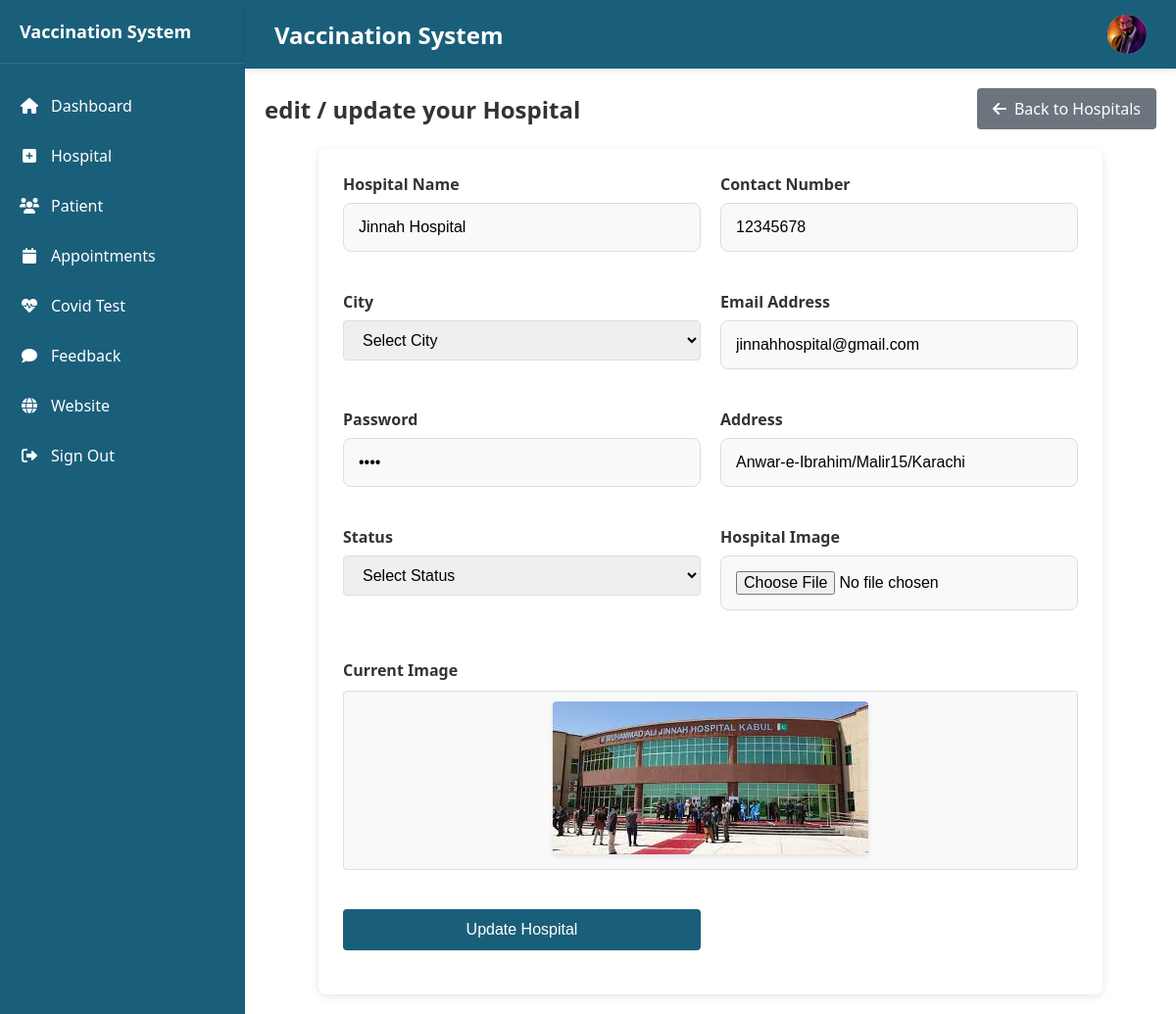
The page /admin/edit_hospital.php?id=10 (signed in) on the database its author committed.
### tables this page shows
CREATE TABLE `tbl_hospital` (
  `id` int(11) NOT NULL,
  `name` varchar(50) NOT NULL,
  `contact` int(15) NOT NULL,
  `cid` int(11) NOT NULL,
  `email` varchar(50) NOT NULL,
  `password` varchar(80) NOT NULL,
  `image` varchar(100) NOT NULL,
  `address` varchar(300) NOT NULL,
  `status` varchar(50) NOT NULL DEFAULT 'deactivate'
);

### admin/edit_hospital.php (the view, shortened to what this page needs)
<?php
include 'config.php';
$query = "SELECT * from tbl_hospital WHERE id=$_GET[id]";
$result = mysqli_query($connection, $query);
$row = mysqli_fetch_assoc($result);
$query = "SELECT * FROM tbl_admin WHERE id=" . $_SESSION['admin_session'];
$result = mysqli_query($connection, $query);
$row1 = mysqli_fetch_assoc($result);
?>
<!DOCTYPE html>
<html lang="en">
<head>
    <link rel="stylesheet" href="https://cdnjs.cloudflare.com/ajax/libs/font-awesome/6.0.0/css/all.min.css">
    <link rel="stylesheet" href="asset/admin-style.css">
</head>
<body>
    <div class="container">
        <div class="sidebar">
            <div class="sidebar-header">
                <h2>Vaccination System</h2>
            </div>
            <ul class="nav-menu">
                <li class="nav-item">
                    <a href="index.php" class="nav-link">
                        <i class="fas fa-home"></i>
                        Dashboard
                    </a>
                </li>
                <li class="nav-item">
                    <a href="hospital.php" class="nav-link">
                        <i class="fas fa-plus-square"></i>
                        Hospital
                    </a>
                </li>
                <li class="nav-item">
                    <a href="patient.php" class="nav-link">
                        <i class="fas fa-users"></i>
                        Patient
                    </a>
                </li>
                <li class="nav-item">
                    <a href="appointment.php" class="nav-link">
                        <i class="fas fa-calendar"></i>
                        Appointments
                    </a>
                </li>
                <li class="nav-item">
                    <a href="covid-test.php" class="nav-link">
                        <i class="fas fa-heartbeat"></i>
                        Covid Test
                    </a>
                </li>
                <li class="nav-item">
                    <a href="feedback.php" class="nav-link">
                        <i class="fas fa-comment"></i>
                        Feedback
                    </a>
                </li>
                <li class="nav-item">
                    <a href="#" class="nav-link">
                        <i class="fas fa-globe"></i>
                        Website
                    </a>
                </li>
                <li class="nav-item">
                    <a href="logout.php" class="nav-link">
                        <i class="fas fa-sign-out-alt"></i>
                        Sign Out
                    </a>
                </li>
            </ul>
        </div>
        <div class="main-content">
            <div class="header">
                <div class="header-left">
                    <h1>Vaccination System</h1>
                </div>
                <div class="header-right">
                    <button class="menu-toggle">
                    </button>
                    <div class="profile-pic">
                         <a href="profile.php"><img src="<?php echo $row1['image']; ?>" alt="Admin Profile"></a>
                    </div>
                </div>
            </div>
            <div class="content-area">
                <div class="content-header">
                    <h2>edit / update your Hospital</h2>
                    <a href="hospital.php" class="back-btn"><i class="fas fa-arrow-left"></i> Back to Hospitals</a>
                </div>
                <div class="form-container">
                    <form action="" method="post" enctype="multipart/form-data" class="hospital-form">
                        <div class="form-group">
                            <label for="name">Hospital Name</label>
                            <input type="text" id="name" placeholder="Hospital Name" name="name" required value="<?php echo $row['name']; ?>">
                        </div>
                        <div class="form-group">
                            <label for="phone">Contact Number</label>
                            <input type="number" id="phone" placeholder="Contact Number" name="phone" required value="<?php echo $row['contact']; ?>">
                        </div>
                        <div class="form-group">
                            <label for="city">City</label>
                            <select name="city" id="city" required>
                                <option value="" hidden>Select City</option>
                            </select>
                        </div>
                        <div class="form-group">
                            <label for="email">Email Address</label>
                            <input type="email" id="email" placeholder="Email Address" name="email" required value="<?php echo $row['email']; ?>">
                        </div>
                        <div class="form-group">
                            <label for="password">Password</label>
                            <input type="password" id="password" placeholder="Password" name="password" required value="<?php echo $row['password']; ?>">
                        </div>
                        <div class="form-group">
                            <label for="address">Address</label>
                            <input type="text" id="address" placeholder="Full Address" name="address" required value="<?php echo $row['address']; ?>">
                        </div>
                        <div class="form-group">
                            <label for="status">Status</label>
                            <select name="status" id="status" required>
                                <option value="" hidden>Select Status</option>
                            </select>
                        </div>
                        <div class="form-group">
                            <label for="image">Hospital Image</label>
                            <input type="file" name="image" class="file-input">
                        </div>
                        <div class="form-group hospital-image-preview">
                            <label>Current Image</label>
                            <div class="image-container">
                                <img src="<?php echo $row['image'];?>" alt="Hospital Image" class="hospital-image">
                            </div>
                        </div>
                        <div class="form-group">
                            <button type="submit" name="btnadd"  class="submit-btn">Update Hospital</button>
                        </div>
                    </form>
                </div>
            </div>
        </div>
    </div>
</body>
</html>

### admin/asset/admin-style.css (style rules this page uses)
.content-area { padding: 20px; }
.content-header { display: flex; justify-content: space-between; align-items: center; margin-bottom: 20px; }
.content-area h2 { margin-bottom: 0; color: #333; font-size: 24px; }
.back-btn { background-color: #6c757d; color: white; padding: 10px 16px; border-radius: 4px; text-decoration: none; display: inline-flex; align-items: center; font-weight: 500; transition: background-color 0.3s; }
.back-btn i { margin-right: 8px; }
.form-container { background-color: white; border-radius: 8px; box-shadow: 0 2px 10px rgba(0,0,0,0.1); padding: 25px; max-width: 800px; margin: 0 auto; }
.hospital-form { display: grid; grid-template-columns: repeat(2, 1fr); gap: 20px; }
.form-group { margin-bottom: 15px; }
.form-group label { display: block; margin-bottom: 8px; font-weight: 500; color: #333; }
.form-group input, .form-group select { width: 100%; padding: 10px 15px; border: 1px solid #ddd; border-radius: 4px; font-size: 16px; transition: border-color 0.3s; }
.file-input { border: 1px dashed #ddd; padding: 15px !important; background-color: #f9f9f9; }
.submit-btn { background-color: #1a5f7a; color: white; border: none; padding: 12px 20px; border-radius: 4px; cursor: pointer; font-size: 16px; font-weight: 500; transition: background-color 0.3s; width: 100%; }
.hospital-image-preview { grid-column: 1 / -1; margin-top: 10px; }
.image-container { margin-top: 10px; border: 1px solid #ddd; border-radius: 4px; padding: 10px; background-color: #f9f9f9; text-align: center; }
.hospital-image { max-width: 100%; max-height: 300px; border-radius: 4px; box-shadow: 0 2px 5px rgba(0,0,0,0.1); object-fit: contain; }
* { margin: 0; padding: 0; box-sizing: border-box; }
body { font-family: 'Segoe UI', Tahoma, Geneva, Verdana, sans-serif; background-color: #f5f5f5; }
.container { display: flex; min-height: 100vh; }
.sidebar { width: 250px; background-color: #1a5f7a; color: white; padding: 20px 0; box-shadow: 2px 0 5px rgba(0,0,0,0.1); }
.sidebar-header { padding: 0 20px 20px; border-bottom: 1px solid rgba(255,255,255,0.1); margin-bottom: 20px; }
.sidebar-header h2 { font-size: 18px; font-weight: 600; }
.nav-menu { list-style: none; }
.nav-item { margin-bottom: 5px; }
.nav-link { display: flex; align-items: center; padding: 12px 20px; color: white; text-decoration: none; transition: background-color 0.3s; }
.nav-link i { margin-right: 12px; width: 20px; text-align: center; }
.main-content { flex: 1; background-color: white; }
.header { background-color: #1a5f7a; color: white; padding: 15px 30px; display: flex; justify-content: space-between; align-items: center; box-shadow: 0 2px 5px rgba(0,0,0,0.1); }
.header-left { display: flex; align-items: center; }
.header-left h1 { font-size: 24px; font-weight: 600; }
.header-right { display: flex; align-items: center; gap: 20px; }
.menu-toggle { background: none; border: none; color: white; font-size: 20px; cursor: pointer; padding: 5px; }
.profile-pic { width: 40px; height: 40px; border-radius: 50%; background-color: #ddd; display: flex; align-items: center; justify-content: center; overflow: hidden; }
.profile-pic img { width: 100%; height: 100%; object-fit: cover; }
.form-group { margin-bottom: 20px; }
.form-group label { display: block; margin-bottom: 8px; font-weight: 600; color: #333; }
.form-group input { width: 100%; padding: 15px; border: 1px solid #ddd; border-radius: 8px; font-size: 16px; background-color: #f9f9f9; transition: border-color 0.3s, background-color 0.3s; }
.form-group input::placeholder { color: #999; }

### rows shown on the page
tbl_hospital: name "Jinnah Hospital", phone "12345678", email "jinnahhospital@gmail.com", address "Anwar-e-Ibrahim/Malir15/Karachi", image (picture)
